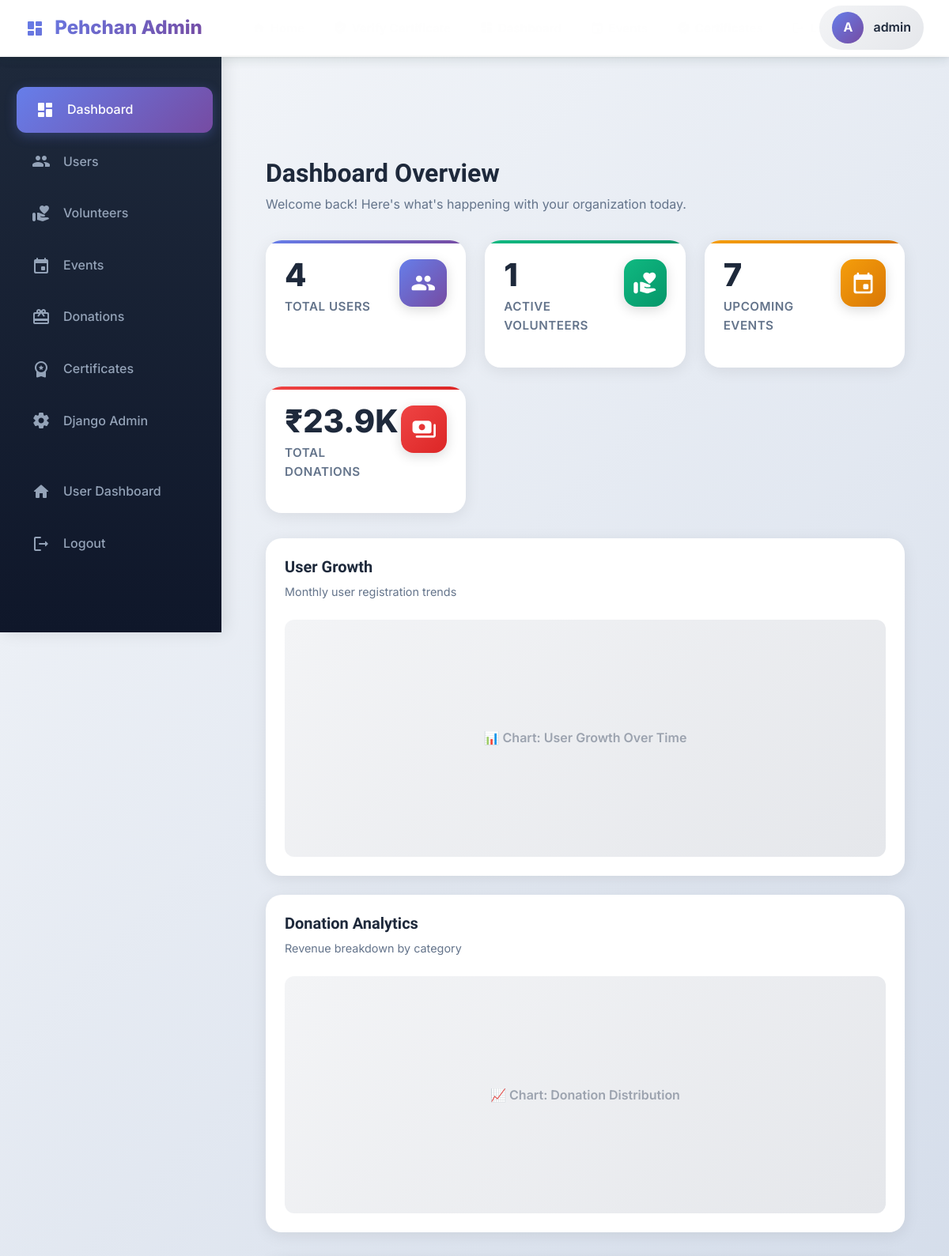
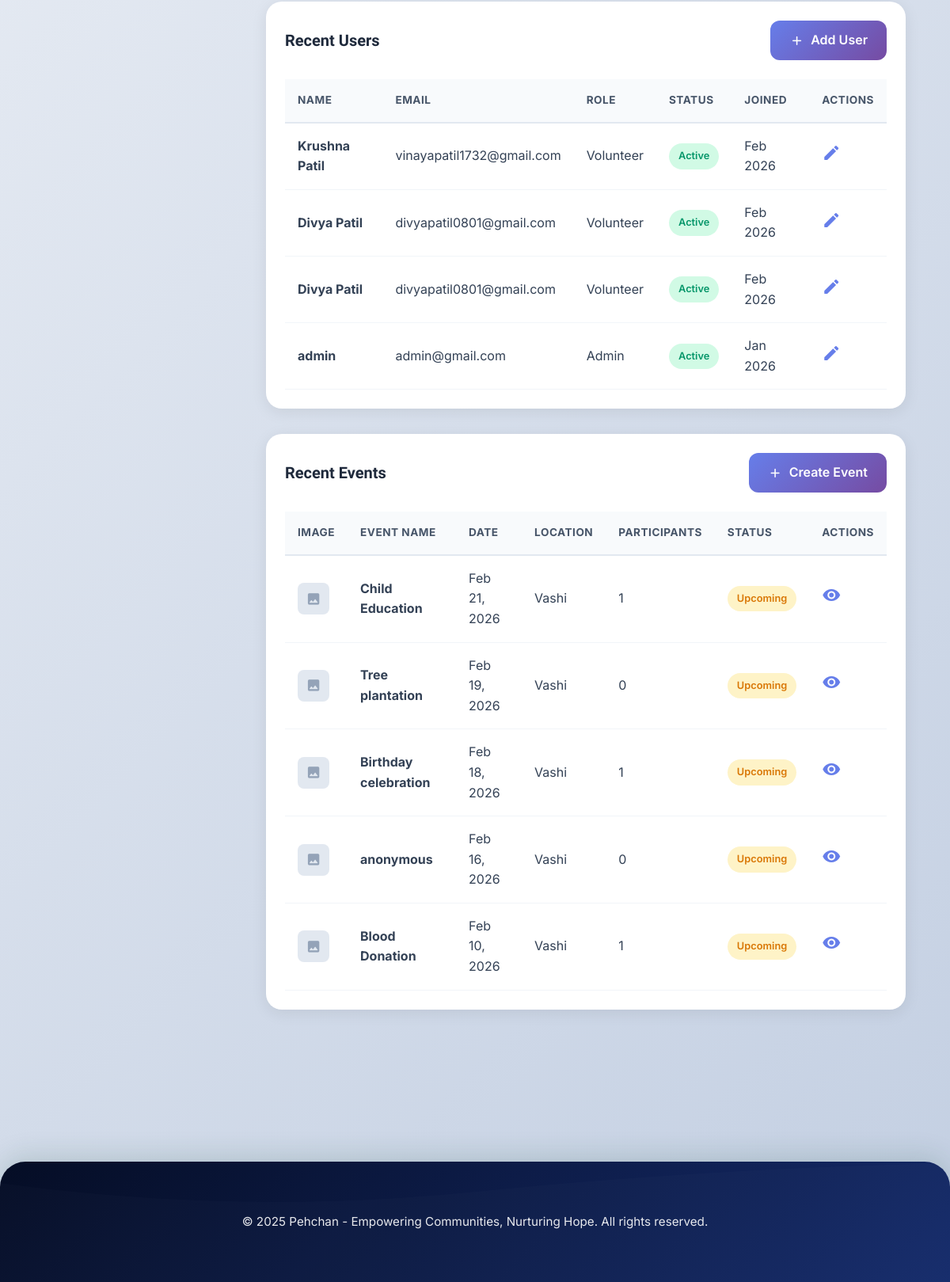
/admin-dashboard/ (signed in), run on the app's committed database (2 pictures, top to bottom).
### pehchan/models.py (models this page shows, shortened)
class Event(models.Model):
    STATUS_CHOICES = [
        ('upcoming', 'Upcoming'),
        ('ongoing', 'Ongoing'),
        ('completed', 'Completed'),
    ]
    name = models.CharField(max_length=200)
    description = models.TextField()
    event_date = models.DateField()
    location = models.CharField(max_length=200)
    image = models.ImageField(upload_to='event_images/', blank=True, null=True)
    status = models.CharField(max_length=20, choices=STATUS_CHOICES, default='upcoming')
    created_at = models.DateTimeField(auto_now_add=True)
    updated_at = models.DateTimeField(auto_now=True)
    class Meta:
        ordering = ['-event_date']
    def get_status_display(self):
        today = timezone.now().date()
        if self.event_date < today:
            return 'Completed'
        elif self.event_date == today:
            return 'Ongoing'
        else:
            return 'Upcoming'

### pehchan/views.py (the view)
# urls.py: path('admin-dashboard/', views.admin_dashboard, name='admin_dashboard'),
@login_required
def admin_dashboard(request):
    if not request.user.is_staff:
        messages.error(request, "Access denied. Admin privileges required.")
        return redirect('dashboard')
    total_users_count = User.objects.count()
    active_volunteers_count = EventVolunteer.objects.filter(status='approved').count()
    upcoming_events_count = Event.objects.filter(status='upcoming').count()
    total_money = MoneyDonation.objects.aggregate(total=Sum('amount'))['total'] or 0
    if total_money >= 100000:
        money_display = f"₹{total_money/100000:.1f}L"
    elif total_money >= 1000:
        money_display = f"₹{total_money/1000:.1f}K"
    else:
        money_display = f"₹{total_money}"
    recent_users = User.objects.all().order_by('-date_joined')[:5]
    recent_events = Event.objects.all().order_by('-event_date')[:5]
    context = {
        'total_users_count': total_users_count,
        'active_volunteers_count': active_volunteers_count,
        'upcoming_events_count': upcoming_events_count,
        'money_display': money_display,
        'recent_users': recent_users,
        'recent_events': recent_events,
    }
    return render(request, 'admin_dashboard.html', context)

### templates/admin_dashboard.html (shortened to what this page needs)
{% extends 'base.html' %}
{% block content %}
<div class="admin-topbar">
    <div class="topbar-brand">
        <span class="material-icons-round" style="vertical-align: middle; margin-right: 0.5rem;">dashboard</span>
        Pehchan Admin
    </div>
    <div class="topbar-actions">
        <div class="topbar-user">
            <div class="user-avatar">
                {{ user.username|slice:":1"|upper }}
            </div>
            <span style="font-weight: 600; color: #1e293b;">{{ user.username }}</span>
        </div>
    </div>
</div>
<div class="admin-container">
    <aside class="admin-sidebar">
        <ul class="sidebar-menu">
            <li class="sidebar-menu-item">
                <a href="{% url 'admin_dashboard' %}" class="sidebar-menu-link active">
                    <span class="material-icons-round">dashboard</span>
                    <span>Dashboard</span>
                </a>
            </li>
            <li class="sidebar-menu-item">
                <a href="/admin/auth/user/" class="sidebar-menu-link">
                    <span class="material-icons-round">people</span>
                    <span>Users</span>
                </a>
            </li>
            <li class="sidebar-menu-item">
                <a href="/admin/pehchan/eventvolunteer/" class="sidebar-menu-link">
                    <span class="material-icons-round">volunteer_activism</span>
                    <span>Volunteers</span>
                </a>
            </li>
            <li class="sidebar-menu-item">
                <a href="/admin/pehchan/event/" class="sidebar-menu-link">
                    <span class="material-icons-round">event</span>
                    <span>Events</span>
                </a>
            </li>
            <li class="sidebar-menu-item">
                <a href="/admin/pehchan/moneydonation/" class="sidebar-menu-link">
                    <span class="material-icons-round">card_giftcard</span>
                    <span>Donations</span>
                </a>
            </li>
            <li class="sidebar-menu-item">
                <a href="/admin/pehchan/certificate/" class="sidebar-menu-link">
                    <span class="material-icons-round">workspace_premium</span>
                    <span>Certificates</span>
                </a>
            </li>
            <li class="sidebar-menu-item">
                <a href="/admin/" class="sidebar-menu-link">
                    <span class="material-icons-round">settings</span>
                    <span>Django Admin</span>
                </a>
            </li>
            <li class="sidebar-menu-item" style="margin-top: 2rem;">
                <a href="{% url 'dashboard' %}" class="sidebar-menu-link">
                    <span class="material-icons-round">home</span>
                    <span>User Dashboard</span>
                </a>
            </li>
            <li class="sidebar-menu-item">
                <a href="{% url 'logout' %}" class="sidebar-menu-link">
                    <span class="material-icons-round">logout</span>
                    <span>Logout</span>
                </a>
            </li>
        </ul>
    </aside>
    <main class="admin-main">
        <div class="admin-header">
            <h1 class="admin-title">Dashboard Overview</h1>
            <p class="admin-subtitle">Welcome back! Here's what's happening with your organization today.</p>
        </div>
        <div class="stats-grid">
            <div class="stat-card primary">
                <div class="stat-header">
                    <div>
                        <div class="stat-value">{{ total_users_count }}</div>
                        <div class="stat-label">Total Users</div>
                    </div>
                    <div class="stat-icon">
                        <span class="material-icons-round">people</span>
                    </div>
                </div>
            </div>
            <div class="stat-card success">
                <div class="stat-header">
                    <div>
                        <div class="stat-value">{{ active_volunteers_count }}</div>
                        <div class="stat-label">Active Volunteers</div>
                    </div>
                    <div class="stat-icon">
                        <span class="material-icons-round">volunteer_activism</span>
                    </div>
                </div>
            </div>
            <div class="stat-card warning">
                <div class="stat-header">
                    <div>
                        <div class="stat-value">{{ upcoming_events_count }}</div>
                        <div class="stat-label">Upcoming Events</div>
                    </div>
                    <div class="stat-icon">
                        <span class="material-icons-round">event</span>
                    </div>
                </div>
            </div>
            <div class="stat-card danger">
                <div class="stat-header">
                    <div>
                        <div class="stat-value">{{ money_display }}</div>
                        <div class="stat-label">Total Donations</div>
                    </div>
                    <div class="stat-icon">
                        <span class="material-icons-round">payments</span>
                    </div>
                </div>
            </div>
        </div>
        <div class="charts-grid">
            <div class="chart-card">
                <div class="chart-header">
                    <h3 class="chart-title">User Growth</h3>
                    <p class="chart-subtitle">Monthly user registration trends</p>
                </div>
                <div class="chart-placeholder">
                    <span>📊 Chart: User Growth Over Time</span>
                </div>
            </div>
            <div class="chart-card">
                <div class="chart-header">
                    <h3 class="chart-title">Donation Analytics</h3>
                    <p class="chart-subtitle">Revenue breakdown by category</p>
                </div>
                <div class="chart-placeholder">
                    <span>📈 Chart: Donation Distribution</span>
                </div>
            </div>
        </div>
        <div class="table-card">
            <div class="table-header">
                <h3 class="table-title">Recent Users</h3>
                <a href="/admin/auth/user/add/" class="table-action-btn">
                    <span class="material-icons-round" style="font-size: 1.2rem;">add</span>
                    Add User
                </a>
            </div>
            <table class="data-table">
                <thead>
                    <tr>
                        <th>Name</th>
                        <th>Email</th>
                        <th>Role</th>
                        <th>Status</th>
                        <th>Joined</th>
                        <th>Actions</th>
                    </tr>
                </thead>
                <tbody>
                    {% for u in recent_users %}
                    <tr>
                        <td><strong>{{ u.get_full_name|default:u.username }}</strong></td>
                        <td>{{ u.email }}</td>
                        <td>{% if u.is_staff %}Admin{% else %}Volunteer{% endif %}</td>
                        <td><span class="status-badge active">Active</span></td>
                        <td>{{ u.date_joined|date:"M Y" }}</td>
                        <td>
                            <a href="/admin/auth/user/{{ u.id }}/change/"><span class="material-icons-round" style="cursor: pointer; color: #667eea;">edit</span></a>
                        </td>
                    </tr>
                    {% empty %}
                    <tr>
                        <td colspan="6" style="text-align: center;">No users found.</td>
                    </tr>
                    {% endfor %}
                </tbody>
            </table>
        </div>
        <div class="table-card">
            <div class="table-header">
                <h3 class="table-title">Recent Events</h3>
                <a href="/admin/pehchan/event/add/" class="table-action-btn">
                    <span class="material-icons-round" style="font-size: 1.2rem;">add</span>
                    Create Event
                </a>
            </div>
            <table class="data-table">
                <thead>
                    <tr>
                        <th>Image</th>
                        <th>Event Name</th>
                        <th>Date</th>
                        <th>Location</th>
                        <th>Participants</th>
                        <th>Status</th>
                        <th>Actions</th>
                    </tr>
                </thead>
                <tbody>
                    {% for event in recent_events %}
                    <tr>
                        <td>
                            {% if event.image %}
                                <img src="{{ event.image.url }}" alt="{{ event.name }}"
                                    style="width: 40px; height: 40px; border-radius: 8px; object-fit: cover;">
                            {% else %}
                                <div style="width: 40px; height: 40px; border-radius: 8px; background: #e2e8f0; display: flex; align-items: center; justify-content: center;">
                                    <span class="material-icons-round" style="color: #94a3b8; font-size: 1.2rem;">image</span>
                                </div>
                            {% endif %}
                        </td>
                        <td><strong>{{ event.name }}</strong></td>
                        <td>{{ event.event_date|date:"M d, Y" }}</td>
                        <td>{{ event.location }}</td>
                        <td>{{ event.volunteers.count }}</td>
                        <td><span class="status-badge {% if event.status == 'upcoming' %}pending{% else %}active{% endif %}">{{ event.get_status_display }}</span></td>
                        <td>
                            <a href="{% url 'event_detail' event.pk %}"><span class="material-icons-round" style="cursor: pointer; color: #667eea;">visibility</span></a>
                        </td>
                    </tr>
                    {% empty %}
                    <tr>
                        <td colspan="7" style="text-align: center;">No events found.</td>
                    </tr>
                    {% endfor %}
                </tbody>
            </table>
        </div>
    </main>
</div>
{% endblock %}

### static/CSS/style.css (style rules this page uses)
* { margin: 0; padding: 0; box-sizing: border-box; }
body { font-family: 'Poppins', sans-serif; line-height: 1.6; color: #333; overflow-x: hidden; margin: 0; padding: 0; }
html { overflow-x: hidden; }
.table-card { background: white; border-radius: 20px; padding: 1.5rem; box-shadow: 0 4px 20px rgba(0, 0, 0, 0.08); margin-bottom: 2rem; overflow-x: auto; }
.data-table { width: 100%; border-collapse: collapse; min-width: 600px; }
.data-table thead { background: #f8fafc; }
.data-table th { padding: 1.25rem 1rem; text-align: left; font-weight: 700; color: #475569; font-size: 0.85rem; text-transform: uppercase; letter-spacing: 0.5px; border-bottom: 2px solid #e2e8f0; }
.data-table td { padding: 1.25rem 1rem; border-bottom: 1px solid #f1f5f9; color: #334155; vertical-align: middle; }
.data-table tbody tr { transition: all 0.2s; }

### templates/base.html (style rules this page uses)
.material-icons-round:not(:empty)::before, .material-icons:not(:empty)::before { display: none; }
:root { --primary-900: #050d25; --primary-800: #0a1a4a; --primary-700: #152b6b; --primary-600: #203c8c; --primary-500: #2b4dad; --primary-400: #4d6dbf; --primary-300: #7a92d1; --primary-200: #a6b8e3; --primary-100: #d2dbf4; --primary-50: #eef2fa; --secondary-600: #f9a825; --secondary-500: #fbc02d; --secondary-400: #fdd835; --secondary-300: #ffeb3b; --secondary-200: #fff59d; --peach-900: #4a1a0a; --peach-800: #7a2b15; --peach-700: #aa3c1f; --peach-600: #d94d2a; --peach-500: #ff6b4a; --peach-400: #ff8c70; --peach-300: #ffad96; --peach-200: #ffcebd; --peach-100: #ffe0d6; --peach-50: #fff5f2; --neutral-900: #1a1f1e; --neutral-800: #2c3531; --neutral-700: #3e4945; --neutral-600: #5a6862; --neutral-500: #768a7f; --neutral-400: #93a9a0; --neutral-300: #b1c7bd; --neutral-200: #cfe2da; --neutral-100: #e8f3ee; --neutral-50: #f5faf8; --surface-1: #ffffff; --surface-2: #fafbfa; --surface-3: #f2f5f3; --surface-4: #e8f0ed; --surface-overlay: rgba(255, 255, 255, 0.97); --text-primary: #0a1a4a; --text-secondary: #3e4945; --text-tertiary: #768a7f; --text-on-primary: #ffffff; --success: #2e7d5f; --warning: #f9a825; --error: #d32f2f; --info: #1976d2; --shadow-sm: 0 2px 8px rgba(10, 26, 74, 0.08); --shadow-md: 0 4px 16px rgba(10, 26, 74, 0.12); --shadow-lg: 0 8px 32px rgba(10, 26, 74, 0.16); --shadow-xl: 0 16px 48px rgba(10, 26, 74, 0.20); --shadow-2xl: 0 24px 64px rgba(10, 26, 74, 0.24); --radius-xs: 4px; --radius-sm: 8px; --radius-md: 12px; --radius-lg: 16px; --radius-xl: 20px; --radius-2xl: 24px; --radius-3xl: 32px; --radius-full: 9999px; --spacing-xs: 4px; --spacing-sm: 8px; --spacing-md: 16px; --spacing-lg: 24px; --spacing-xl: 32px; --spacing-2xl: 48px; --spacing-3xl: 64px; --transition-fast: 150ms cubic-bezier(0.4, 0, 0.2, 1); --transition-base: 250ms cubic-bezier(0.4, 0, 0.2, 1); --transition-slow: 350ms cubic-bezier(0.4, 0, 0.2, 1); }
* { box-sizing: border-box; margin: 0; padding: 0; }
html { scroll-behavior: smooth; -webkit-font-smoothing: antialiased; -moz-osx-font-smoothing: grayscale; }
body { font-family: 'Inter', -apple-system, BlinkMacSystemFont, 'Segoe UI', sans-serif; background: linear-gradient(135deg, var(--neutral-50) 0%, var(--surface-4) 50%, var(--primary-50) 100%); background-attachment: fixed; color: var(--text-primary); min-height: 100vh; line-height: 1.6; overflow-x: hidden; }
a { color: var(--primary-600); text-decoration: none; transition: color var(--transition-base); }
h1, h2, h3, h4, h5, h6 { font-family: 'Plus Jakarta Sans', 'Inter', sans-serif; font-weight: 700; line-height: 1.2; color: var(--text-primary); }
h1 { font-size: clamp(2rem, 5vw, 3.5rem); }
h3 { font-size: clamp(1.5rem, 3vw, 2rem); }

### data on the page
Event: name "Child Education", event_date "Feb 21, 2026", location "Vashi", volunteers.count "1", status "Upcoming"
Event: name "Tree plantation", event_date "Feb 19, 2026", location "Vashi", volunteers.count "0", status "Upcoming"
Event: name "Birthday celebration", event_date "Feb 18, 2026", location "Vashi", volunteers.count "1", status "Upcoming"
Event: name "anonymous", event_date "Feb 16, 2026", location "Vashi", volunteers.count "0", status "Upcoming"
Event: name "Blood Donation", event_date "Feb 10, 2026", location "Vashi", volunteers.count "1", status "Upcoming"

### other printed values
{{ user.username|slice:":1"|upper }} "A"
{{ user.username }} "admin"
{{ total_users_count }} "4"
{{ active_volunteers_count }} "1"
{{ upcoming_events_count }} "7"
{{ money_display }} "₹23.9K"
{{ u.get_full_name|default:u.username }} "Krushna Patil"
{{ u.email }} "vinayapatil1732@gmail.com"
{{ u.date_joined|date:"M Y" }} "Feb 2026"
{{ u.get_full_name|default:u.username }} "Divya Patil"
{{ u.email }} "divyapatil0801@gmail.com"
{{ u.get_full_name|default:u.username }} "admin"
{{ u.email }} "admin@gmail.com"
{{ u.date_joined|date:"M Y" }} "Jan 2026"
